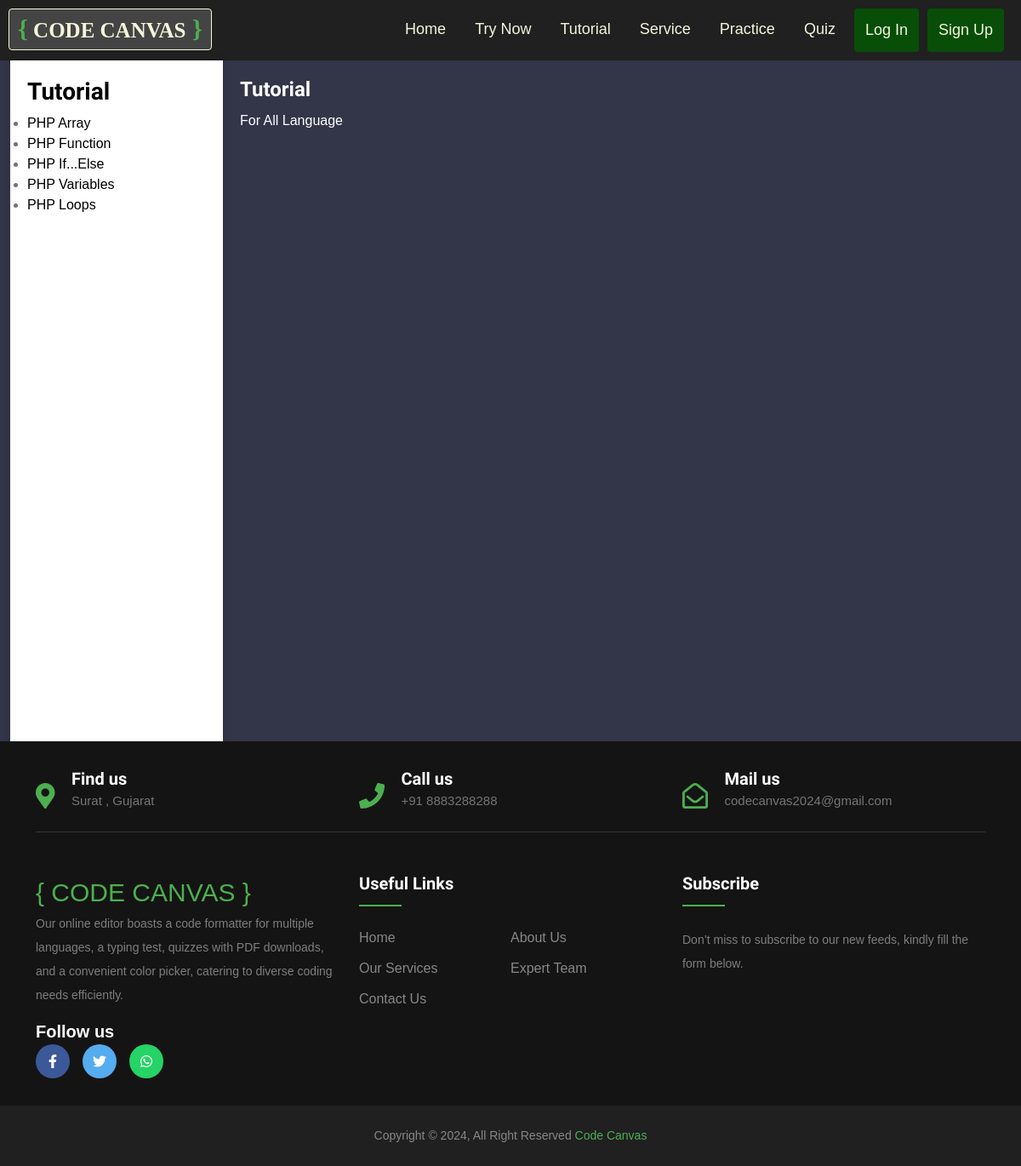
/tutorial_of_language.php, run on the app's committed database.
### tables this page shows
CREATE TABLE `tutorial` (
  `t_id` int(11) NOT NULL,
  `language` varchar(200) NOT NULL,
  `topic_name` varchar(200) NOT NULL,
  `description` varchar(1000) DEFAULT NULL,
  `t_code` varchar(3000) NOT NULL,
  `is_active` int(11) NOT NULL DEFAULT 1
);

### tutorial_of_language.php (the view, shortened to what this page needs)
<?php
    include 'db.php';
    if (isset($_SESSION['selected_language'])) {
        $selectedLanguage = $con->real_escape_string($_SESSION['selected_language']);
        $sql = "SELECT * FROM tutorial WHERE language = '$selectedLanguage'";
        $result = $con->query($sql);
    } else {
        $selectedLanguage1 = 'PHP';
        $sql = "SELECT * FROM tutorial WHERE language = '$selectedLanguage1'";
        $result = $con->query($sql);
    }
?>
<!DOCTYPE html>
<html lang="en">
<head>
    <link rel="stylesheet" href="https://cdnjs.cloudflare.com/ajax/libs/font-awesome/6.5.1/css/all.min.css" />
    <link rel="stylesheet" href="css/bootstrap.min.css">
    <link rel="stylesheet" href="css/bootstrap-icons.css">
    <link rel="stylesheet" href="css/owl.carousel.min.css">
    <link rel="stylesheet" href="css/owl.theme.default.min.css">
    <link href="css/templatemo-pod-talk.css" rel="stylesheet">
</head>
<body class="dark">
    <?php include 'header.php'; ?>
    <div class="container-fluid">
        <div class="sidebar">
            <h4><?php echo ucfirst($selectedLanguage); ?> Tutorial</h4>
    <ul>
        <?php
        while ($row = $result->fetch_assoc()) {
            $encodedTopic = urlencode($row['topic_name']);
            echo "<li><a href='tutorial_of_language.php?topic=$encodedTopic'>" . $row['topic_name'] . "</a></li>";
        }
        ?>
    </ul>
        </div>
        <div class="main-content">
        <?php
                if (isset($_GET['topic'])) {
                    $selectedTopic = $con->real_escape_string($_GET['topic']);
                    $topicSql = "SELECT * FROM tutorial WHERE topic_name = '$selectedTopic' AND language = '$selectedLanguage'";
                    $topicResult = $con->query($topicSql);
                    if ($topicResult) {
                        $topicRow = $topicResult->fetch_assoc();
                        if ($topicRow) {
                            echo "<h3>" . htmlspecialchars($topicRow['topic_name']) . "</h3>";
                            echo "<p>" . htmlspecialchars($topicRow['description']) . "</p></br>";
                            if (!empty($topicRow['t_code'])) {
                                echo "<p>Example :</p>";
                                echo "<div class='code-box'><pre class='code-text'>" . htmlspecialchars($topicRow['t_code']) . "</pre></div>";
                            } else {
                                echo "<p>No code available for this topic.</p>";
                            }
                        } else {
                            echo "<p>No data found for the selected topic.</p>";
                        }
                    } else {
                        echo "<p>Error executing the SQL query: " . $con->error . "</p>";
                    }
                    $encodedCode = urlencode($topicRow['t_code']);
                    $selectedLanguage = urlencode($selectedLanguage);
                    echo "<a href='editor.php?lang=$selectedLanguage&code=$encodedCode' style='display: inline-block; padding: 10px 20px; background-color: #4caf50; color: white; text-decoration: none; border-radius: 5px; transition: background-color 0.3s ease;'>Try Your Self</a>";
                 }
                else {
                    echo "<h3>Tutorial</h3>";
                    echo "<p>For All Language</p>";
                }
            ?>
        </div>
    </div>
    <?php include 'footer.php'; ?>
</body>
</html>

### css/templatemo-pod-talk.css (style rules this page uses)
:root { --white-color: #ffffff; --primary-color: #00CC99; --secondary-color: #0066CC; --section-bg-color: #f0f8ff; --custom-btn-bg-color: #0066CC; --custom-btn-bg-hover-color: #00CC99; --dark-color: #000000; --p-color: #717275; --border-color: #7fffd4; --link-hover-color: #0066CC; --body-font-family: 'Montserrat', sans-serif; --title-font-family: 'Sono', sans-serif; --h1-font-size: 58px; --h2-font-size: 46px; --h3-font-size: 32px; --h4-font-size: 28px; --h5-font-size: 24px; --h6-font-size: 22px; --p-font-size: 16px; --menu-font-size: 14px; --border-radius-large: 100px; --border-radius-medium: 20px; --border-radius-small: 10px; --font-weight-light: 300; --font-weight-normal: 400; --font-weight-medium: 500; --font-weight-semibold: 600; --font-weight-bold: 700; }
body { background-color: var(--white-color); font-family: var(--body-font-family); }
h2, h3, h4, h5, h6 { color: var(--dark-color); }
h1, h2, h3, h4, h5, h6 { font-family: var(--title-font-family); font-weight: var(--font-weight-semibold); }
h3 { font-size: var(--h3-font-size); }
h4 { font-size: var(--h4-font-size); }
p { color: var(--p-color); font-size: var(--p-font-size); font-weight: var(--font-weight-light); }
ul li { color: var(--p-color); font-size: var(--p-font-size); font-weight: var(--font-weight-light); }
a, button { touch-action: manipulation; transition: all 0.3s; }
a { display: inline-block; color: #AB7D5F; text-decoration: none; }

### css/footer.css (style rules this page uses)
ul { margin: 0px; padding: 0px; }

### tutorial_of_language.php (style rules this page uses)
body { background-color: var(--light-theme); color: var(--light-font); }
.container-fluid { display: flex; min-height: 100vh; }
.sidebar { background-color: white; padding: 20px; min-width: 250px; box-shadow: 0px 0px 10px rgba(0, 0, 0, 0.1); }
.main-content { flex: 1; padding: 20px; }
.dark { --light-theme: #333548; --light-btn: #4caf50; --light-font: beige; --btn-hover: #57cc99; --head-font: mytxt; --normal-font: 'Salsa', cursive; --head-color: #4caf50; }
h3 { color: white; font-size: 24px; margin-bottom: 10px; }
p { color: white; font-size: 16px; line-height: 1.5; margin-bottom: 20px; }
a { color: #000; text-decoration: none; }

### header.php (style rules this page uses)
body { margin: 0; font-family: Arial, Helvetica, sans-serif; }
:root { --light-theme: #333; --light-element: #444; --light-font: #fff; --light-btn: #3b8238; }

### data on the page
tutorial: topic_name "PHP Array"
tutorial: topic_name "PHP Function"
tutorial: topic_name "PHP If...Else"
tutorial: topic_name "PHP Variables"
tutorial: topic_name "PHP Loops"
